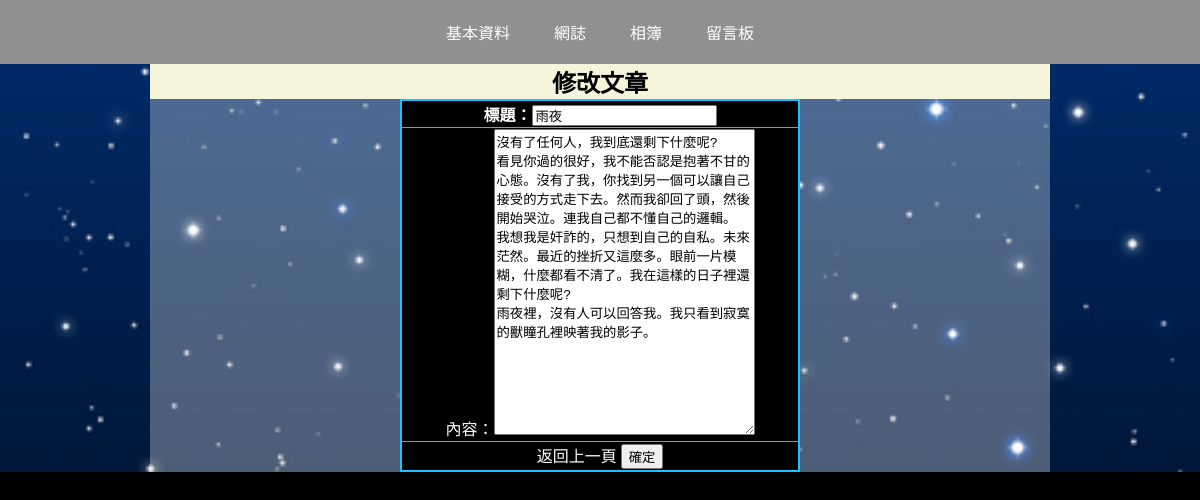
The app's page /edit_post/9 with its own data.
### crudpractice/models.py (models this page shows, shortened)
class Article(models.Model):
    username = models.CharField(max_length=20, null=False)
    title = models.CharField(max_length=40, null=False)
    content = models.TextField(max_length=2000, null=False)
    datestart = models.DateTimeField()
    datelast = models.DateTimeField(default=now())

### crudpractice/views.py (the view)
# urls.py: path('edit_post/<int:articleid>', views.edit_post),
def edit_post(request, articleid=None):
    article_obj = Article.objects.get(id=articleid)
    title = article_obj.title
    content = article_obj.content
    id = article_obj.id
    return render(request, 'edit_post.html', {'title':title, 'content':content, 'id':id})

### templates/edit_post.html (shortened to what this page needs)
<!DOCTYPE html>
<html lang="en">
<head>
    <link rel="stylesheet" href="/static/style.css">
</head>
<body>
    <div class="connection">
        <a href="/user_profile">基本資料</a>
        <a href="/blog">網誌</a>
        <a href="/album">相簿</a>
        <a href="/board">留言板</a>
    </div>
    <div class="bgc">
        <div class="bgc2">
            <div>
                <h2>修改文章</h2>
            </div>
            <form action="/edit_success/{{id}}" method="post" onsubmit="return showSuccessMessage();">
                <table border="1">
                    <tr style="text-align: center;">
                        <th>標題：<input type="text" name="title" value="{{title}}"></th>
                        <tr>
                            <td style="text-align: center;">
                                內容：<textarea name="content" cols="30" rows="20">{{content}}</textarea>
                            </td>
                        </tr>
                    </tr>
                    <tr>
                        <td style="text-align: center;">
                            <a href="#" class="back-btn" onclick="history.go(-1)">返回上一頁</a>
                            <button type="submit">確定</button>
                        </td>
                    </tr>
                </table>
            </form>
        </div>
    </div>
</body>
</html>

### static/style.css (style rules this page uses)
body { margin: 0; padding: 0; text-align: center; background-color: #000000; }
.connection { margin: auto; padding: 20px; background-color: #909090; }
.connection a { padding: 20px; text-decoration: none; color: #fff; }
table { border-collapse: collapse; width: 400px; border: 2px solid #18c1ff; margin: auto; text-align: left; background-color: #000; color: #fff; }
table a { text-decoration: none; color: #fff; }
.bgc { background-image: url(/static/bg1.jpeg); background-size: cover; margin: auto; padding: auto; }
h2, h3, h6 { background-color: beige; margin: auto; width: 900px; }
.bgc2 { width: 900px; background-color: rgba(255, 255, 255, 0.3); margin: auto; }

### templates/edit_post.html (style rules this page uses)
table { width: 400px; }

### records on screen
Article: title "雨夜", content "沒有了任何人，我到底還剩下什麼呢? 看見你過的很好，我不能否認是抱著不甘的心態。沒有了我，你找到另一個可以讓自己接受的方式走下去。然而我卻回了頭，然後開始哭泣。連我自己都不懂自己的邏輯。 我想我是奸詐的，只想到自己的自私。未來茫然。最近的挫折又這麼多。眼前一片模糊，什麼都看不清了。我在這樣的日子裡還剩下什麼呢? 雨夜裡，沒有人可以回答我。我只看到寂寞的獸瞳孔裡映著我的影子。"
